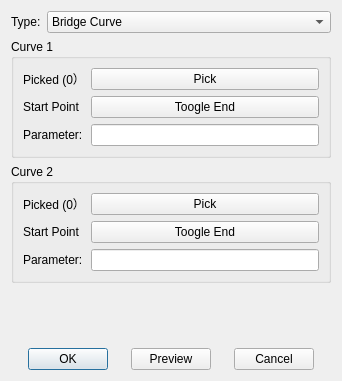
<?xml version="1.0" encoding="UTF-8"?>
<ui version="4.0">
 <class>CurveBridgeCurveInfoDialog</class>
 <widget class="QDialog" name="CurveBridgeCurveInfoDialog">
  <property name="geometry">
   <rect>
    <x>0</x>
    <y>0</y>
    <width>342</width>
    <height>381</height>
   </rect>
  </property>
  <property name="windowTitle">
   <string>Bridge Curve</string>
  </property>
  <layout class="QGridLayout" name="gridLayout">
   <item row="0" column="0">
    <widget class="QWidget" name="widget_2" native="true">
     <property name="sizePolicy">
      <sizepolicy hsizetype="Preferred" vsizetype="Fixed">
       <horstretch>0</horstretch>
       <verstretch>0</verstretch>
      </sizepolicy>
     </property>
     <layout class="QGridLayout" name="gridLayout_2">
      <property name="leftMargin">
       <number>0</number>
      </property>
      <property name="topMargin">
       <number>0</number>
      </property>
      <property name="rightMargin">
       <number>0</number>
      </property>
      <property name="bottomMargin">
       <number>0</number>
      </property>
      <item row="0" column="0">
       <widget class="QLabel" name="label">
        <property name="sizePolicy">
         <sizepolicy hsizetype="Fixed" vsizetype="Preferred">
          <horstretch>0</horstretch>
          <verstretch>0</verstretch>
         </sizepolicy>
        </property>
        <property name="text">
         <string>Type:</string>
        </property>
       </widget>
      </item>
      <item row="0" column="1">
       <widget class="QComboBox" name="comb_type">
        <property name="currentIndex">
         <number>0</number>
        </property>
        <item>
         <property name="text">
          <string>Bridge Curve</string>
         </property>
        </item>
       </widget>
      </item>
     </layout>
    </widget>
   </item>
   <item row="2" column="0">
    <widget class="QWidget" name="widget" native="true">
     <property name="sizePolicy">
      <sizepolicy hsizetype="Preferred" vsizetype="Fixed">
       <horstretch>0</horstretch>
       <verstretch>0</verstretch>
      </sizepolicy>
     </property>
     <layout class="QGridLayout" name="gridLayout_3">
      <property name="leftMargin">
       <number>0</number>
      </property>
      <property name="topMargin">
       <number>0</number>
      </property>
      <property name="rightMargin">
       <number>0</number>
      </property>
      <property name="bottomMargin">
       <number>0</number>
      </property>
      <item row="0" column="4">
       <spacer name="horizontalSpacer_3">
        <property name="orientation">
         <enum>Qt::Horizontal</enum>
        </property>
        <property name="sizeHint" stdset="0">
         <size>
          <width>40</width>
          <height>20</height>
         </size>
        </property>
       </spacer>
      </item>
      <item row="0" column="1">
       <widget class="QPushButton" name="pb_ok">
        <property name="text">
         <string>OK</string>
        </property>
       </widget>
      </item>
      <item row="0" column="3">
       <widget class="QPushButton" name="pb_preview">
        <property name="text">
         <string>Preview</string>
        </property>
       </widget>
      </item>
      <item row="0" column="5">
       <widget class="QPushButton" name="pb_cancel">
        <property name="text">
         <string>Cancel</string>
        </property>
       </widget>
      </item>
      <item row="0" column="2">
       <spacer name="horizontalSpacer_2">
        <property name="orientation">
         <enum>Qt::Horizontal</enum>
        </property>
        <property name="sizeHint" stdset="0">
         <size>
          <width>40</width>
          <height>20</height>
         </size>
        </property>
       </spacer>
      </item>
      <item row="0" column="0">
       <spacer name="horizontalSpacer">
        <property name="orientation">
         <enum>Qt::Horizontal</enum>
        </property>
        <property name="sizeHint" stdset="0">
         <size>
          <width>40</width>
          <height>20</height>
         </size>
        </property>
       </spacer>
      </item>
      <item row="0" column="6">
       <spacer name="horizontalSpacer_4">
        <property name="orientation">
         <enum>Qt::Horizontal</enum>
        </property>
        <property name="sizeHint" stdset="0">
         <size>
          <width>40</width>
          <height>20</height>
         </size>
        </property>
       </spacer>
      </item>
     </layout>
    </widget>
   </item>
   <item row="1" column="0">
    <widget class="QStackedWidget" name="stackedWidget">
     <property name="currentIndex">
      <number>0</number>
     </property>
     <widget class="QWidget" name="page_bridge">
      <layout class="QGridLayout" name="gridLayout_4">
       <property name="leftMargin">
        <number>0</number>
       </property>
       <property name="topMargin">
        <number>0</number>
       </property>
       <property name="rightMargin">
        <number>0</number>
       </property>
       <property name="bottomMargin">
        <number>0</number>
       </property>
       <item row="0" column="0">
        <widget class="QGroupBox" name="groupBox_2">
         <property name="title">
          <string>Curve 1</string>
         </property>
         <layout class="QGridLayout" name="gridLayout_5">
          <item row="0" column="0">
           <widget class="QLabel" name="lb_bridge_curve1picked">
            <property name="text">
             <string>Picked (0）</string>
            </property>
           </widget>
          </item>
          <item row="1" column="1">
           <widget class="QPushButton" name="pb_bridge_curve1toogle">
            <property name="text">
             <string>Toogle End</string>
            </property>
           </widget>
          </item>
          <item row="1" column="0">
           <widget class="QLabel" name="lb_bridge_curve1end">
            <property name="text">
             <string>Start Point</string>
            </property>
           </widget>
          </item>
          <item row="0" column="1">
           <widget class="QPushButton" name="pb_bridge_curve1pick">
            <property name="text">
             <string>Pick</string>
            </property>
           </widget>
          </item>
          <item row="2" column="1">
           <widget class="Comp::FITKSciNotationLineEdit" name="le_bridge_parameter1"/>
          </item>
          <item row="2" column="0">
           <widget class="QLabel" name="label_2">
            <property name="text">
             <string>Parameter:</string>
            </property>
           </widget>
          </item>
         </layout>
        </widget>
       </item>
       <item row="1" column="0">
        <widget class="QGroupBox" name="groupBox_3">
         <property name="title">
          <string>Curve 2</string>
         </property>
         <layout class="QGridLayout" name="gridLayout_6">
          <item row="0" column="0">
           <widget class="QLabel" name="lb_bridge_curve2picked">
            <property name="text">
             <string>Picked (0）</string>
            </property>
           </widget>
          </item>
          <item row="0" column="1">
           <widget class="QPushButton" name="pb_bridge_curve2pick">
            <property name="text">
             <string>Pick</string>
            </property>
           </widget>
          </item>
          <item row="1" column="0">
           <widget class="QLabel" name="lb_bridge_curve2end">
            <property name="text">
             <string>Start Point</string>
            </property>
           </widget>
          </item>
          <item row="1" column="1">
           <widget class="QPushButton" name="pb_bridge_curve2toogle">
            <property name="text">
             <string>Toogle End</string>
            </property>
           </widget>
          </item>
          <item row="2" column="0">
           <widget class="QLabel" name="label_3">
            <property name="text">
             <string>Parameter:</string>
            </property>
           </widget>
          </item>
          <item row="2" column="1">
           <widget class="Comp::FITKSciNotationLineEdit" name="le_bridge_parameter2"/>
          </item>
         </layout>
        </widget>
       </item>
       <item row="2" column="0">
        <spacer name="verticalSpacer">
         <property name="orientation">
          <enum>Qt::Vertical</enum>
         </property>
         <property name="sizeHint" stdset="0">
          <size>
           <width>20</width>
           <height>73</height>
          </size>
         </property>
        </spacer>
       </item>
      </layout>
     </widget>
    </widget>
   </item>
  </layout>
 </widget>
 <customwidgets>
  <customwidget>
   <class>Comp::FITKSciNotationLineEdit</class>
   <extends>QLineEdit</extends>
   <header location="global">FITK_Component/FITKWidget/FITKSciNotationLineEdit.h</header>
  </customwidget>
 </customwidgets>
 <resources/>
 <connections/>
</ui>
